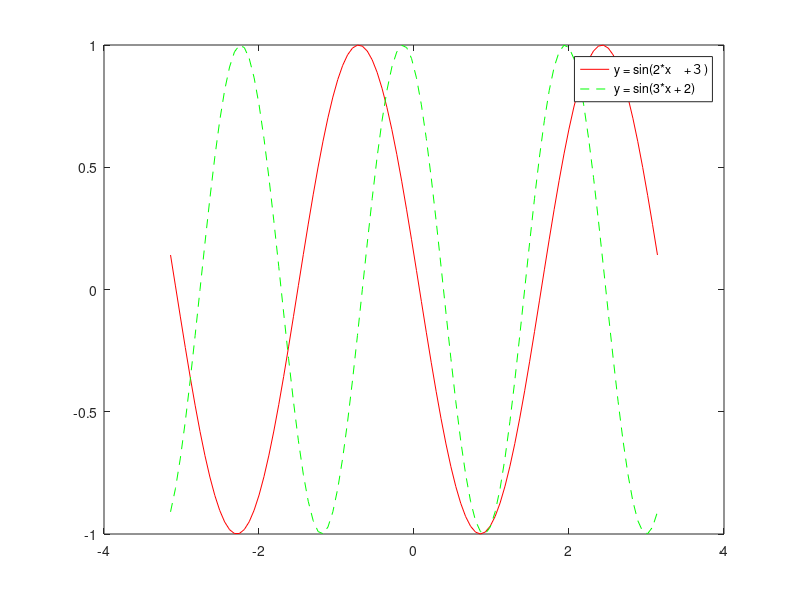

Here is the MATLAB script that generated this plot:
x = linspace(-pi, pi);
y1 = sin(2*x + 3);
y2 = sin(3*x + 2);
plot(x, y1, '-r',x, y2, '--g');
legend('y = sin(2*x　+３)', 'y = sin(3*x + 2)');